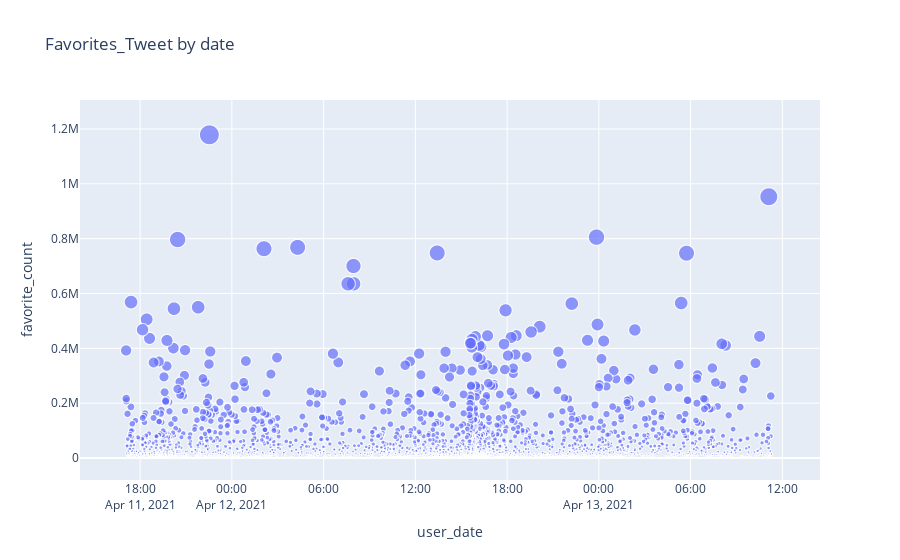

Here is the notebook cell this chart was saved with:
### Code cell
#Scatter Plot of Tweet with Favorite count by Date ....Hoovering over Various location
px.scatter(df,x="user_date",y="favorite_count",size="favorite_count",hover_data=['loca_country'],title="Favorites_Tweet by date")

### Figure 1 — Plotly figure (JSON) as saved in the notebook; plotly's stock layout.template omitted (floating-point values rounded to 4 significant figures; data arrays with more than 128 entries replaced by an {"elided": "..."} marker saying what was removed)
{"data": [{"customdata": {"elided": "3477x1 str values"}, "hovertemplate": "user_date=%{x}<br>favorite_count=%{marker.size}<br>loca_country=%{customdata[0]}<extra></extra>", "legendgroup": "", "marker": {"color": "#636efa", "size": {"elided": "3477 int values"}, "sizemode": "area", "sizeref": 2947.0, "symbol": "circle"}, "mode": "markers", "name": "", "showlegend": false, "type": "scattergl", "x": {"elided": "3477 str values"}, "xaxis": "x", "y": {"elided": "3477 int values"}, "yaxis": "y"}], "layout": {"legend": {"itemsizing": "constant", "tracegroupgap": 0}, "title": {"text": "Favorites_Tweet by date"}, "xaxis": {"anchor": "y", "domain": [0, 1], "title": {"text": "user_date"}}, "yaxis": {"anchor": "x", "domain": [0, 1], "title": {"text": "favorite_count"}}}}
